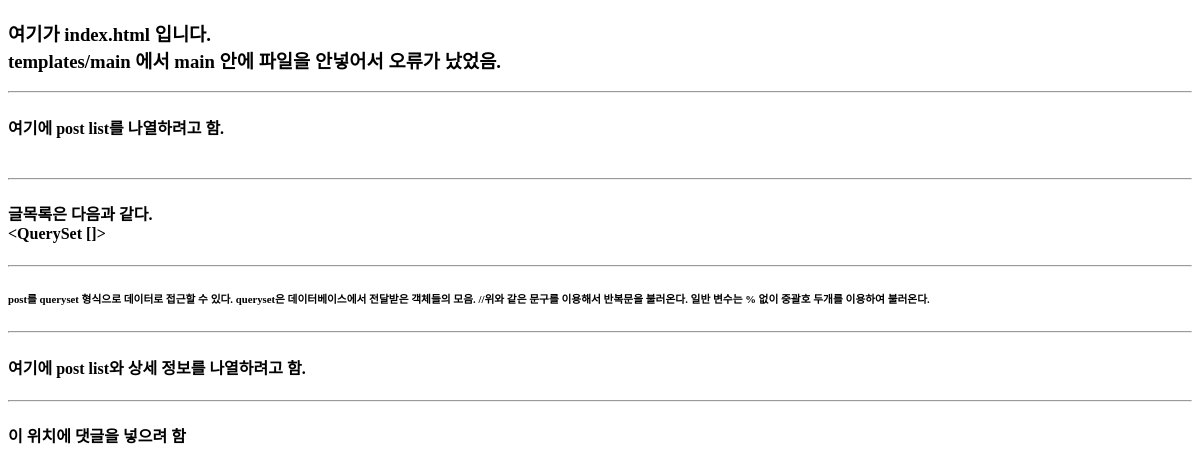
Before: /index/ with the older database file.
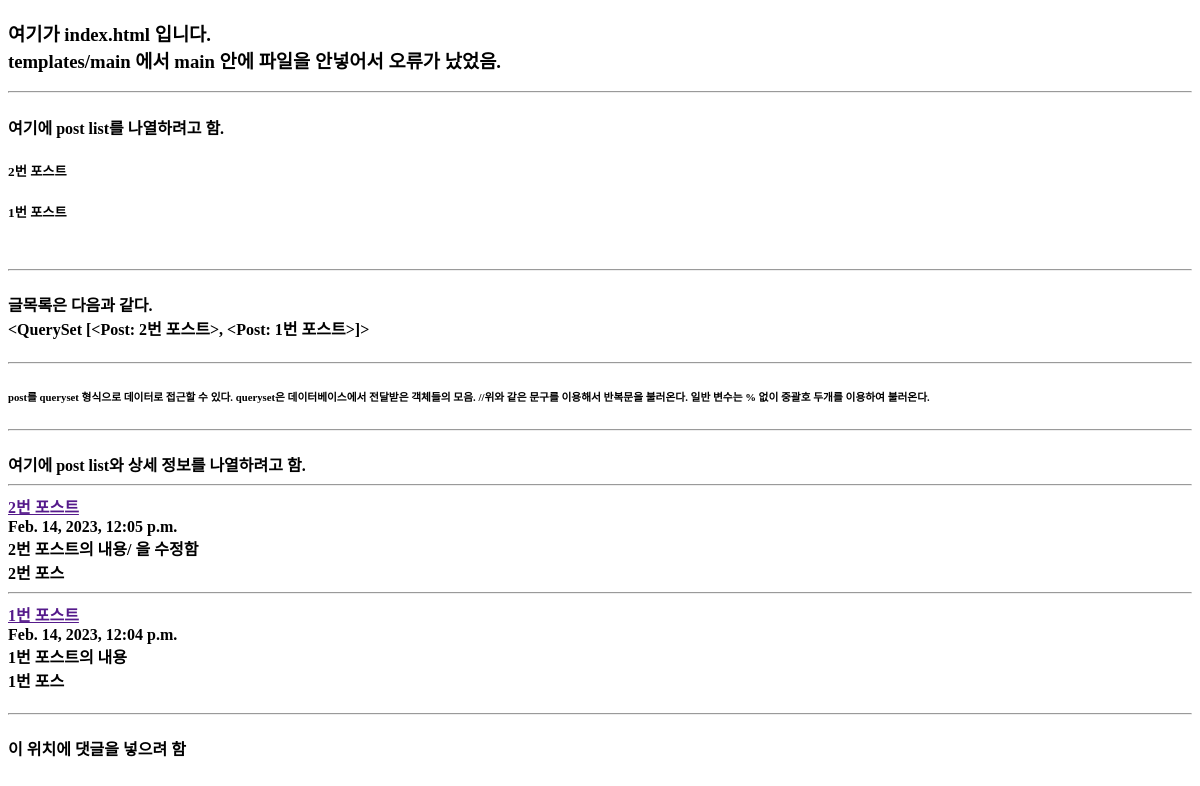
After: the same page with the newer database file.
### main/models.py (models this page shows, shortened)
class Post(models.Model):
    title = models.CharField(max_length=30)
    content = models.TextField()
    created_at = models.DateTimeField(auto_now_add=True)
    updated_at = models.DateTimeField(auto_now=True)
    writer = models.CharField(max_length=100, null=True)
    def get_absolute_url(self):
        return f'/main/{self.pk}/'
    def __str__(self):
        return self.title
    def summary(self):
        return self.content[:5]

### main/views.py (the view)
# urls.py: path('index/', views.index, name="index"),
def index(request):
    posts = Post.objects.all().order_by('-pk')
    return render(
        request,
        'main/index.html',
        {
            'posts':posts,
        }
    )

### main/templates/main/index.html (shortened to what this page needs)
<!DOCTYPE html>
<html lang="ko">
<head>
</head>
<body>
    <h3> 여기가 index.html 입니다. <br>
        templates/main 에서 main 안에 파일을 안넣어서 오류가 났었음. <br>
    </h3>
    <hr/>
    <h4>
        여기에 post list를 나열하려고 함.<br>
        {% for p in posts %}
            <h5>{{ p.title }}</h5>
        {% endfor %}
        <br>
    </h4>
    <hr/>
    <h4>
        글목록은 다음과 같다.<br>
        {{posts}}
    </h4>
    <hr/>
    <h6>
        post를 queryset 형식으로 데이터로 접근할 수 있다. queryset은 데이터베이스에서 전달받은 객체들의 모음.
        //위와 같은 문구를 이용해서 반복문을 불러온다. 일반 변수는 % 없이 중괄호 두개를 이용하여 불러온다.
    </h6>
    <hr/>
    <h4>
        여기에 post list와 상세 정보를 나열하려고 함.<br>
        {% for p in posts %}
            <hr/>
            <a href=""{{p.get_absolute_url}}>{{p.title}}</a><br>
            {{p.created_at}}<br>
            {{p.content}}<br>
            {{p.summary}}<br>
        {% endfor %}
    </h4>
    <hr/>
    <h4>
        이 위치에 댓글을 넣으려 함
    </h4>
</body>
</html>

Changed rows visible on the page:
added Post: title "2번 포스트", title.title "<QuerySet [<Post: 2번 포스트>, <Post: 1번 포스트>]>", created_at "Feb. 14, 2023, 12:05 p.m.", content "2번 포스트의 내용/ 을 수정함", summary "2번 포스"
added Post: title "1번 포스트", created_at "Feb. 14, 2023, 12:04 p.m.", content "1번 포스트의 내용", summary "1번 포스"
Other visible differences:
{{ posts }}: "<QuerySet []>" → (not shown)
